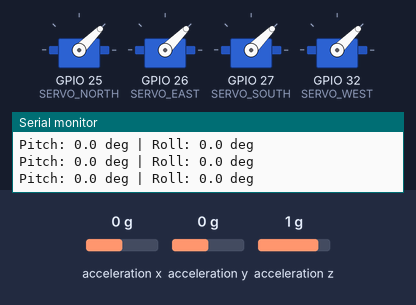
Simulated run of this sketch. Board: ESP32-S3. Parts: 4 × servo, the last lines printed to the serial monitor. Wiring (inferred from the names in the program): MPU-9250 motion sensor at I2C address 0x68. The inputs (shaded band) are chosen by the test bench; at power-on: acceleration x 0 g, acceleration y 0 g, acceleration z 1 g.

Above: at 2.3 s.
2.4 s: acceleration x set to -0.8 g
At 3.9 s:
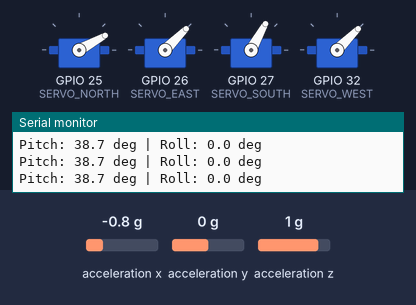
4.2 s: acceleration y set to -0.8 g
At 5.5 s:
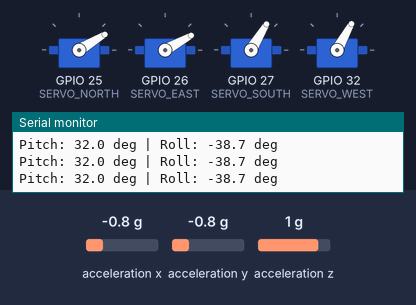
6.0 s: acceleration x set to 1.4 g
At 7.1 s:
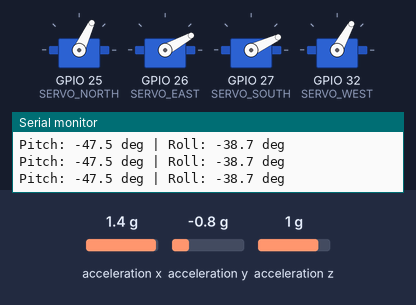
7.9 s: acceleration z set to 1.4 g
At 9.1 s:
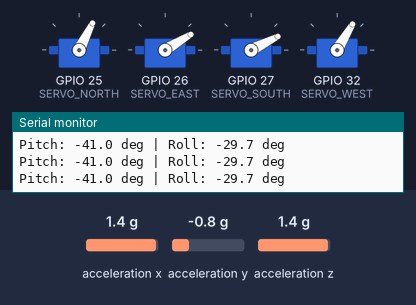
9.5 s: acceleration y set to 0 g
At 10.8 s:
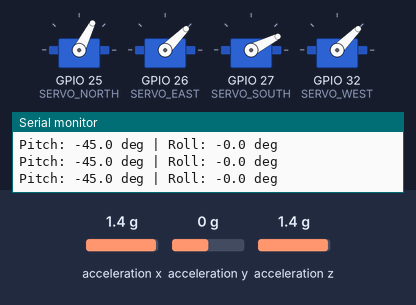
11.3 s: acceleration z set to 0.1 g
12.8 s: acceleration z set to -0.2 g
At 14.0 s:
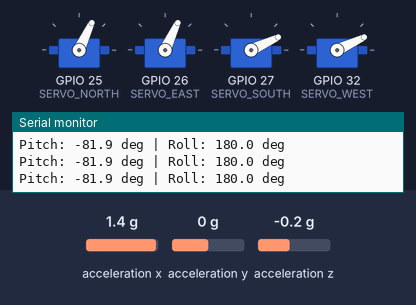
Timing chart, 0 to 15.3 s (numbered marks = the images above; inputs shaded):
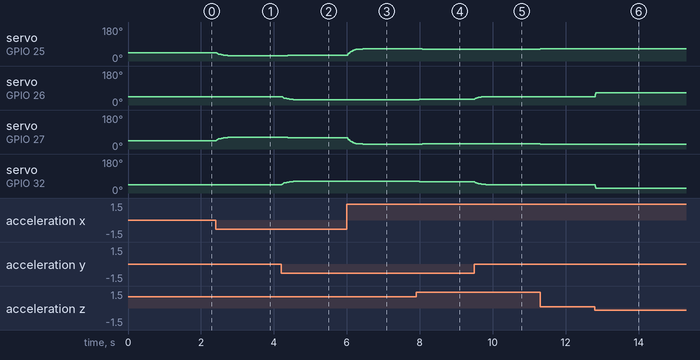

The sketch:

ATOM_IMU_Tilt.ino
```cpp
/*******************************************************************************
 * ATOM - IMU TILT TRACKING
 *
 * Hardware:
 * - ESP32-S3
 * - MPU9250 (IMU )
 * - 4x Servo Motors
 * - External power supply for servos
 *
 * Connections:
 * MPU9250: VCC->3.3V, GND->GND, SDA->GPIO21, SCL->GPIO22
 * Servos: North->GPIO25, East->GPIO26, South->GPIO27, West->GPIO32
 *
 * Tilt board forward/back -> North/South fins deflect
 * Tilt board left/right   -> East/West fins deflect
 ******************************************************************************/

#include <Wire.h>
#include <ESP32Servo.h>
#include <math.h>

// I2C pins
const int SDA_PIN = 21;
const int SCL_PIN = 22;
const int MPU9250_ADDR = 0x68;  // AD0 pin low. Use 0x69 if AD0 is tied high.

// MPU9250 registers
const uint8_t REG_PWR_MGMT_1 = 0x6B;
const uint8_t REG_ACCEL_XOUT_H = 0x3B;

// Servo pins
const int SERVO_NORTH = 25;
const int SERVO_EAST = 26;
const int SERVO_SOUTH = 27;
const int SERVO_WEST = 32;

// Servo limits (same range as thermal version)
const int SERVO_CENTER = 45;
const int SERVO_MIN = 0;
const int SERVO_MAX = 65;

// Tracking parameters
const float TRACKING_GAIN = 1.0;      // tune this - higher = more sensitive to tilt
const float MAX_TILT_DEG = 45.0;      // tilt angle that maps to full fin deflection

// Smoothing for stable movement (same idea as thermal smoothing)
float smoothPitch = 0.0;
float smoothRoll = 0.0;
const float SMOOTHING = 0.15;         // 0.05-0.6, lower = smoother but slower

// Accel sensitivity for default +/-2g range
const float ACCEL_SENSITIVITY = 16384.0;  // LSB per g

bool imuReady = false;

int lastNorthPos = SERVO_CENTER;
int lastEastPos = SERVO_CENTER;
int lastSouthPos = SERVO_CENTER;
int lastWestPos = SERVO_CENTER;
const int SERVO_DEADBAND = 2;

Servo finNorth, finEast, finSouth, finWest;

unsigned long lastUpdate = 0;
const unsigned long UPDATE_RATE = 20;  // 50 Hz, plenty for a hand-tilt demo

void setup() {
  Serial.begin(115200);
  delay(1000);

  Serial.println("ATOM - IMU Tilt Tracking System");
  Serial.println("Initializing...");

  Wire.begin(SDA_PIN, SCL_PIN);
  Wire.setClock(400000);
  delay(100);

  imuReady = initMPU9250();
  if (imuReady) {
    Serial.println("MPU9250: OK");
  } else {
    Serial.println("MPU9250: FAILED - check wiring / address");
  }

  // Initialize servos
  finNorth.attach(SERVO_NORTH);
  finEast.attach(SERVO_EAST);
  finSouth.attach(SERVO_SOUTH);
  finWest.attach(SERVO_WEST);

  // Center all servos
  finNorth.write(SERVO_CENTER);
  finEast.write(SERVO_CENTER);
  finSouth.write(SERVO_CENTER);
  finWest.write(SERVO_CENTER);

  Serial.println("Servos: OK");
  Serial.println("System ready");
  Serial.println();

  lastUpdate = millis();
}

void loop() {
  unsigned long now = millis();

  if (now - lastUpdate >= UPDATE_RATE) {
    lastUpdate = now;

    if (imuReady) {
      float rawPitch, rawRoll;
      readTilt(rawPitch, rawRoll);

      // Apply smoothing, same pattern as the thermal target smoothing
      smoothPitch = smoothPitch * (1.0 - SMOOTHING) + rawPitch * SMOOTHING;
      smoothRoll  = smoothRoll  * (1.0 - SMOOTHING) + rawRoll  * SMOOTHING;

      updateServos();
      printStatus();
    }
  }
}

bool initMPU9250() {
  Wire.beginTransmission(MPU9250_ADDR);
  Wire.write(REG_PWR_MGMT_1);
  Wire.write(0x00);  // wake the sensor up (default is sleep mode)
  if (Wire.endTransmission() != 0) return false;
  delay(50);
  return true;
}

void readTilt(float &pitchOut, float &rollOut) {
  Wire.beginTransmission(MPU9250_ADDR);
  Wire.write(REG_ACCEL_XOUT_H);
  Wire.endTransmission(false);
  Wire.requestFrom(MPU9250_ADDR, 6);

  int16_t rawAX = (Wire.read() << 8) | Wire.read();
  int16_t rawAY = (Wire.read() << 8) | Wire.read();
  int16_t rawAZ = (Wire.read() << 8) | Wire.read();

  float ax = rawAX / ACCEL_SENSITIVITY;
  float ay = rawAY / ACCEL_SENSITIVITY;
  float az = rawAZ / ACCEL_SENSITIVITY;

  // Standard accelerometer tilt equations
  pitchOut = atan2(-ax, sqrt(ay * ay + az * az)) * 180.0 / PI;
  rollOut  = atan2(ay, az) * 180.0 / PI;
}

void updateServos() {
  // Normalize tilt to -1..1 range based on MAX_TILT_DEG
  float errorPitch = constrain(smoothPitch / MAX_TILT_DEG, -1.0, 1.0);
  float errorRoll  = constrain(smoothRoll / MAX_TILT_DEG, -1.0, 1.0);

  // Same mapping pattern as the thermal version:
  // Tilt forward (nose down) -> deflect North fin
  // Tilt back              -> deflect South fin
  // Tilt right             -> deflect East fin
  // Tilt left              -> deflect West fin
  int northPos = SERVO_CENTER - (int)(errorPitch * TRACKING_GAIN * 20);
  int southPos = SERVO_CENTER + (int)(errorPitch * TRACKING_GAIN * 20);
  int eastPos  = SERVO_CENTER + (int)(errorRoll  * TRACKING_GAIN * 20);
  int westPos  = SERVO_CENTER - (int)(errorRoll  * TRACKING_GAIN * 20);

  // Apply limits
  northPos = constrain(northPos, SERVO_MIN, SERVO_MAX);
  southPos = constrain(southPos, SERVO_MIN, SERVO_MAX);
  eastPos  = constrain(eastPos, SERVO_MIN, SERVO_MAX);
  westPos  = constrain(westPos, SERVO_MIN, SERVO_MAX);

if (abs(northPos - lastNorthPos) >= SERVO_DEADBAND) { finNorth.write(northPos); lastNorthPos = northPos; }
if (abs(eastPos - lastEastPos) >= SERVO_DEADBAND) { finEast.write(eastPos); lastEastPos = eastPos; }
if (abs(southPos - lastSouthPos) >= SERVO_DEADBAND) { finSouth.write(southPos); lastSouthPos = southPos; }
if (abs(westPos - lastWestPos) >= SERVO_DEADBAND) { finWest.write(westPos); lastWestPos = westPos; }
}

void printStatus() {
  Serial.print("Pitch: ");
  Serial.print(smoothPitch, 1);
  Serial.print(" deg | Roll: ");
  Serial.print(smoothRoll, 1);
  Serial.println(" deg");
}
```

Measured:
- after the input at 2.4 s, servo on GPIO 25 (SERVO_NORTH): 45° → 31° at once, → 29° 0.32 s later; servo on GPIO 27 (SERVO_SOUTH): 45° → 59° at once, → 61° 0.32 s later
- after the input at 4.2 s, servo on GPIO 25 (SERVO_NORTH): 29° → 31° after 0.18 s; servo on GPIO 26 (SERVO_EAST): 45° → 33° at once, → 31° 0.20 s later, → 29° 0.12 s later; servo on GPIO 27 (SERVO_SOUTH): 61° → 59° after 0.18 s; servo on GPIO 32 (SERVO_WEST): 45° → 57° at once, → 59° 0.20 s later, → 61° 0.12 s later
- after the input at 6.0 s, servo on GPIO 25 (SERVO_NORTH): moves from 31° to 65° over 0.42 s, starting at once; servo on GPIO 27 (SERVO_SOUTH): moves from 59° to 25° over 0.42 s, starting at once
- after the input at 7.9 s, servo on GPIO 25 (SERVO_NORTH): 65° → 63° after 0.16 s; servo on GPIO 26 (SERVO_EAST): 29° → 31° after 0.08 s; servo on GPIO 27 (SERVO_SOUTH): 25° → 27° after 0.16 s; servo on GPIO 32 (SERVO_WEST): 61° → 59° after 0.08 s
- after the input at 9.5 s, servo on GPIO 26 (SERVO_EAST): 31° → 41° at once, → 43° 0.18 s later, → 45° 0.12 s later; servo on GPIO 32 (SERVO_WEST): 59° → 49° at once, → 47° 0.18 s later, → 45° 0.12 s later
- after the input at 11.3 s, servo on GPIO 25 (SERVO_NORTH): 63° → 65° at once; servo on GPIO 27 (SERVO_SOUTH): 27° → 25° at once
- after the input at 12.8 s, servo on GPIO 26 (SERVO_EAST): 45° → 65° at once; servo on GPIO 32 (SERVO_WEST): 45° → 25° at once
